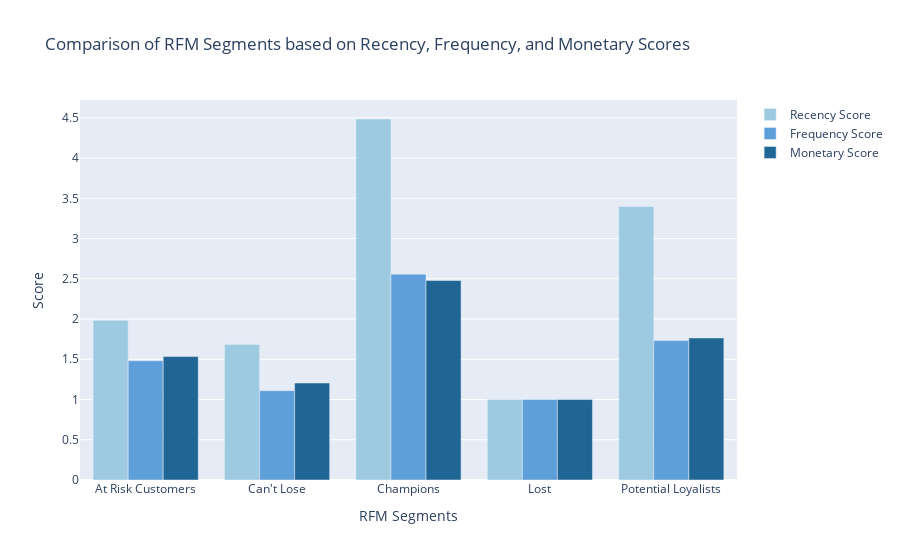

Notebook code cell kept with this figure:
### Code cell
# Calculate the average Recency, Frequency, and Monetary scores for each segment
segment_scores = data.groupby('RFM Customer Segments')[['RecencyScore', 'FrequencyScore', 'MonetaryScore']].mean().reset_index()

# Create a grouped bar chart to compare segment scores
fig = go.Figure()

# Add bars for Recency score
fig.add_trace(go.Bar(
    x=segment_scores['RFM Customer Segments'],
    y=segment_scores['RecencyScore'],
    name='Recency Score',
    marker_color='rgb(158,202,225)'
))

# Add bars for Frequency score
fig.add_trace(go.Bar(
    x=segment_scores['RFM Customer Segments'],
    y=segment_scores['FrequencyScore'],
    name='Frequency Score',
    marker_color='rgb(94,158,217)'
))

# Add bars for Monetary score
fig.add_trace(go.Bar(
    x=segment_scores['RFM Customer Segments'],
    y=segment_scores['MonetaryScore'],
    name='Monetary Score',
    marker_color='rgb(32,102,148)'
))

# Update the layout
fig.update_layout(
    title='Comparison of RFM Segments based on Recency, Frequency, and Monetary Scores',
    xaxis_title='RFM Segments',
    yaxis_title='Score',
    barmode='group',
    showlegend=True
)

fig.show()

### Figure 1 — Plotly figure (JSON) as saved in the notebook; plotly's stock layout.template omitted (floating-point values rounded to 4 significant figures)
{"data": [{"marker": {"color": "rgb(158,202,225)"}, "name": "Recency Score", "type": "bar", "x": ["At Risk Customers", "Can't Lose", "Champions", "Lost", "Potential Loyalists"], "y": [1.984, 1.685, 4.486, 1, 3.398]}, {"marker": {"color": "rgb(94,158,217)"}, "name": "Frequency Score", "type": "bar", "x": ["At Risk Customers", "Can't Lose", "Champions", "Lost", "Potential Loyalists"], "y": [1.482, 1.11, 2.558, 1, 1.732]}, {"marker": {"color": "rgb(32,102,148)"}, "name": "Monetary Score", "type": "bar", "x": ["At Risk Customers", "Can't Lose", "Champions", "Lost", "Potential Loyalists"], "y": [1.534, 1.205, 2.479, 1, 1.765]}], "layout": {"barmode": "group", "showlegend": true, "title": {"text": "Comparison of RFM Segments based on Recency, Frequency, and Monetary Scores"}, "xaxis": {"title": {"text": "RFM Segments"}}, "yaxis": {"title": {"text": "Score"}}}}
